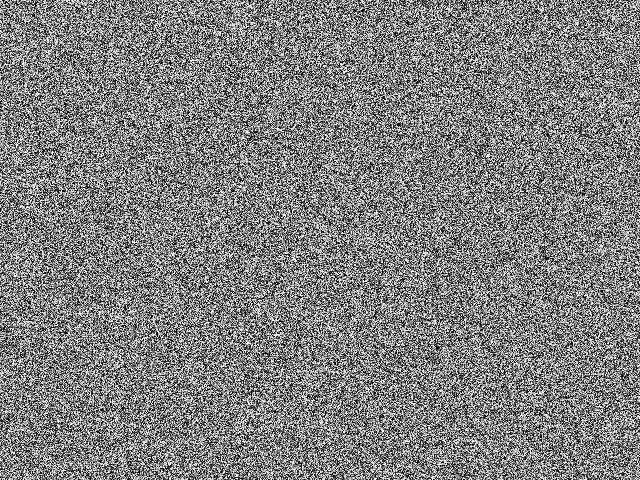
//> input picture test.png, 640 x 480 px
$ ./moments_demo ../test.png   (built with g++ and OpenCV 4)
//> lines starting //> are read from the running program, lines starting //| are printed output that depends on the picture; after the words box and inside, x2 and y2 are one past the last pixel; in counts of white or black regions, pixels touching at a corner belong together
/**
 * @function moments_demo.cpp
 * @brief Demo code to calculate moments
 * @author OpenCV team
 */

#include <opencv2/highgui/highgui.hpp>
#include <opencv2/imgproc/imgproc.hpp>
#include <opencv2/imgproc/types_c.h>
#include <iostream>
#include <stdio.h>
#include <stdlib.h>

// using namespace cv;
using namespace std;

cv::Mat src;
cv::Mat src_gray;
int thresh = 100;
int max_thresh = 255;
cv::RNG rng(12345);

/// Function header
void thresh_callback(int, void*);

/**
 * @function main
 */
int
main(int, char** argv) {
  /// Load source image and convert it to gray
  src = cv::imread(argv[1] ? argv[1] : "class-ab-amp-schematic.jpg", cv::IMREAD_COLOR);
//> src is the input picture: 480 rows x 640 cols, CV_8UC3; min 0, max 255, mean 127.6

  /// Convert image to gray and cv::blur it
  cv::cvtColor(src, src_gray, cv::COLOR_BGR2GRAY);
  cv::blur(src_gray, src_gray, cv::Size(3, 3));
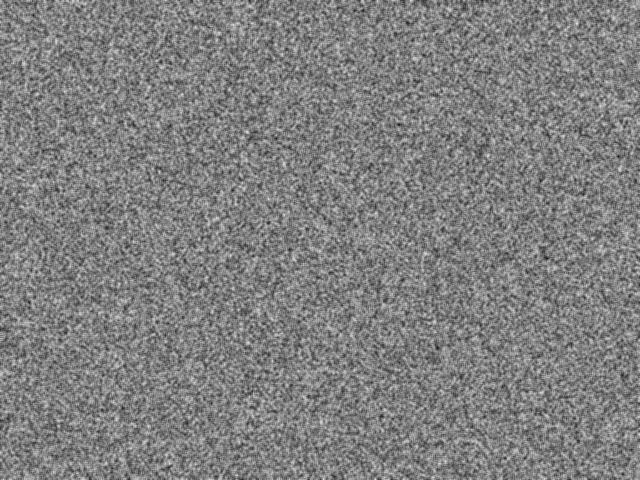
//> src_gray: 480 rows x 640 cols, CV_8UC1; min 22, max 233, mean 127.6

  /// Create Window
  const char* source_window = "Source";
  cv::namedWindow(source_window, cv::WINDOW_AUTOSIZE);
  cv::imshow(source_window, src);

  cv::createTrackbar(" cv::Canny thresh:", "Source", &thresh, max_thresh, thresh_callback);
  thresh_callback(0, 0);

  cv::waitKey(0);
  return (0);
}

/**
 * @function thresh_callback
 */
void
thresh_callback(int, void*) {
  cv::Mat canny_output;
  std::vector<std::vector<cv::Point>> contours;
  std::vector<cv::Vec4i> hierarchy;

  /// Detect edges using canny
  cv::Canny(src_gray, canny_output, thresh, thresh * 2, 3);
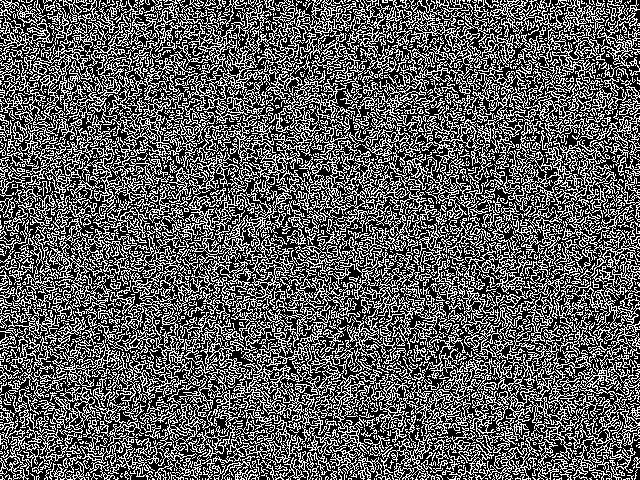
//> canny_output: 480 rows x 640 cols, CV_8UC1; 36.5% white in thin lines or dots
  /// Find contours
  cv::findContours(canny_output, contours, hierarchy, cv::RETR_TREE, cv::CHAIN_APPROX_SIMPLE, cv::Point(0, 0));
//> contours = 4886 contours, 4065 with area under 20; largest, box (x1, y1, x2, y2) and area: (7, 0, 355, 221) 13840, (464, 133, 640, 461) 7458, (346, 0, 544, 221) 4628, (177, 188, 292, 390) 4142, (318, 154, 471, 373) 3534

  /// Get the moments
  std::vector<cv::Moments> mu(contours.size());
//> mu = 4886 items
  for(size_t i = 0; i < contours.size(); i++) { mu[i] = cv::moments(contours[i], false); }

  ///  Get the mass centers:
  std::vector<cv::Point2f> mc(contours.size());
  for(size_t i = 0; i < contours.size(); i++) {
    mc[i] = cv::Point2f(static_cast<float>(mu[i].m10 / mu[i].m00), static_cast<float>(mu[i].m01 / mu[i].m00));
  }
//> after the loop, mc = 4886 Points (x, y), first 12: [nan, nan], [nan, nan], [nan, nan], [nan, nan], [nan, nan], [627.6, 478.3], [553.7, 478.7], [486.7, 478.3], [465, 478.5], [422, 478.5], [nan, nan], [nan, nan]

  /// Draw contours
  cv::Mat drawing = cv::Mat::zeros(canny_output.size(), CV_8UC3);
  for(size_t i = 0; i < contours.size(); i++) {
    cv::Scalar color = cv::Scalar(rng.uniform(0, 255), rng.uniform(0, 255), rng.uniform(0, 255));
    cv::drawContours(drawing, contours, (int)i, color, 2, 8, hierarchy, 0, cv::Point());
    cv::circle(drawing, mc[i], 4, color, -1, 8, 0);
  }
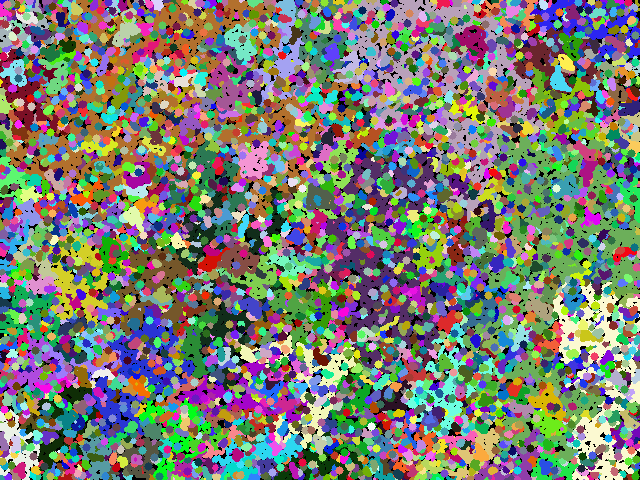
//> drawing: 480 rows x 640 cols, CV_8UC3; mean B, G, R 115.2, 124.4, 122.2

  /// Show in a window
  cv::namedWindow("Contours", cv::WINDOW_AUTOSIZE);
  cv::imshow("Contours", drawing);

  /// Calculate the area with the cv::moments 00 and compare with the result of the OpenCV function
  printf("\t Info: Area and Contour Length \n");
  for(size_t i = 0; i < contours.size(); i++) {
    printf(" * Contour[%d] - Area (M_00) = %.2f - Area OpenCV: %.2f - Length: %.2f \n",
           (int)i,
           mu[i].m00,
           cv::contourArea(contours[i]),
           cv::arcLength(contours[i], true));
    cv::Scalar color = cv::Scalar(rng.uniform(0, 255), rng.uniform(0, 255), rng.uniform(0, 255));
    cv::drawContours(drawing, contours, (int)i, color, 2, 8, hierarchy, 0, cv::Point());
    cv::circle(drawing, mc[i], 4, color, -1, 8, 0);
  }
//> this loop made 4886 passes
//|  * Contour[0] - Area (M_00) = 0.00 - Area OpenCV: 0.00 - Length: 2.00
//|  * Contour[1] - Area (M_00) = 0.00 - Area OpenCV: 0.00 - Length: 0.00
//|  * Contour[2] - Area (M_00) = 0.00 - Area OpenCV: 0.00 - Length: 4.00
//|  * Contour[3] - Area (M_00) = 0.00 - Area OpenCV: 0.00 - Length: 0.00
//|  * Contour[4] - Area (M_00) = 0.00 - Area OpenCV: 0.00 - Length: 0.00
//|  * Contour[5] - Area (M_00) = 1.50 - Area OpenCV: 1.50 - Length: 15.07
//|  * Contour[6] - Area (M_00) = 0.50 - Area OpenCV: 0.50 - Length: 3.41
//|  * Contour[7] - Area (M_00) = 0.50 - Area OpenCV: 0.50 - Length: 5.41
//> (output is shown up to pass 8 of 4886)
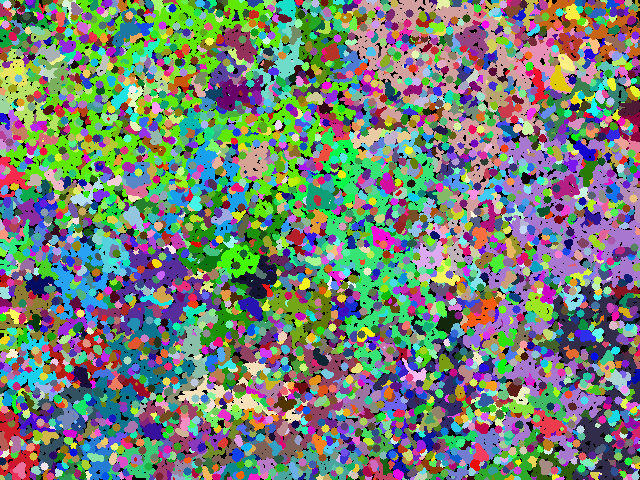
//> drawing: 480 rows x 640 cols, CV_8UC3; mean B, G, R 116.4, 128.6, 116.7
}
